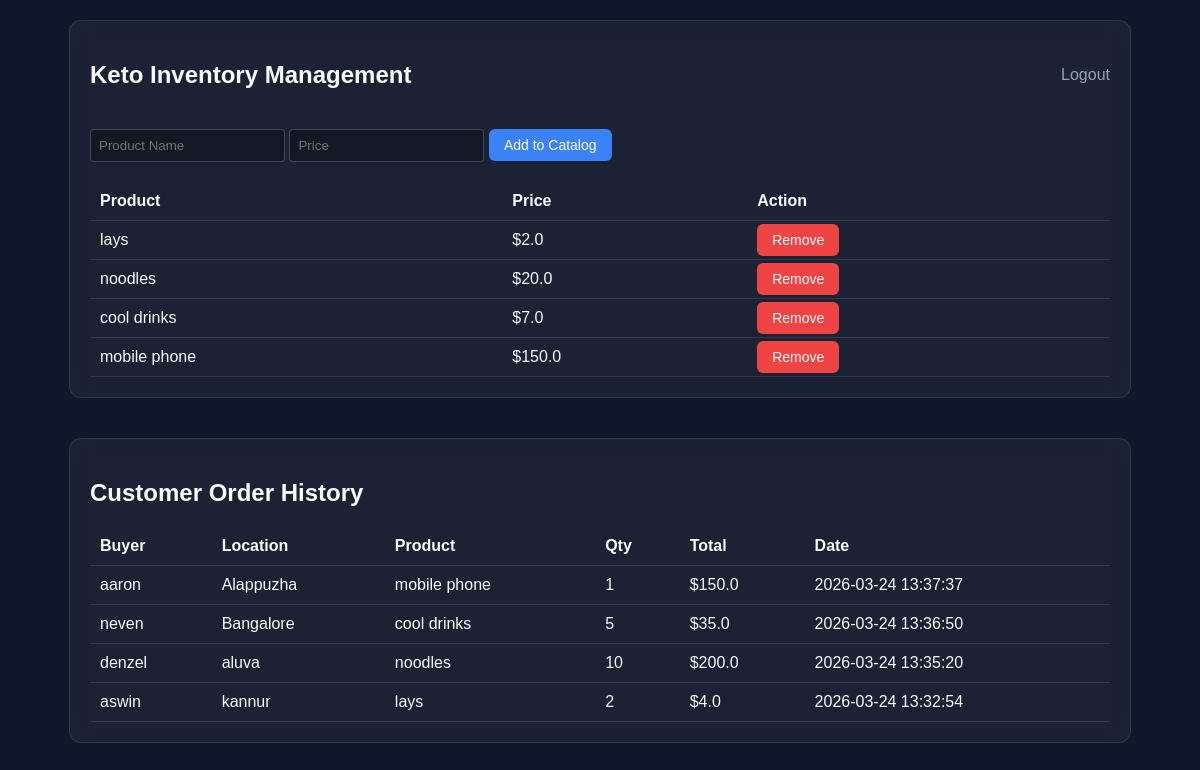
The page /admin (signed in) on the database its author committed.
### tables this page shows
CREATE TABLE products 
                        (id INTEGER PRIMARY KEY AUTOINCREMENT, 
                         name TEXT NOT NULL, 
                         price REAL NOT NULL, 
                         stock INTEGER DEFAULT 10);

CREATE TABLE orders 
                        (id INTEGER PRIMARY KEY AUTOINCREMENT, 
                         buyer_name TEXT, place TEXT, product_name TEXT, 
                         quantity INTEGER, total_price REAL, date TIMESTAMP DEFAULT CURRENT_TIMESTAMP);

### app.py (the view)
@app.route('/admin')
def admin():
    if session.get('role') != 'admin': return redirect('/login')
    conn = sqlite3.connect(DB_PATH)
    products = conn.execute("SELECT * FROM products").fetchall()
    orders = conn.execute("SELECT * FROM orders ORDER BY date DESC").fetchall()
    conn.close()
    return render_template('admin.html', products=products, orders=orders)

### templates/admin.html (shortened to what this page needs)
<!DOCTYPE html>
<html>
<head>
    <link rel="stylesheet" href="{{ url_for('static', filename='style.css') }}">
</head>
<body>
    <div class="glass-card">
        <div style="display: flex; justify-content: space-between; align-items: center;">
            <h2>Keto Inventory Management</h2>
            <a href="/logout" style="color: #94a3b8; text-decoration: none;">Logout</a>
        </div>
        <form action="/add_product" method="POST" style="margin-top: 20px;">
            <input type="text" name="name" placeholder="Product Name" required>
            <input type="number" name="price" placeholder="Price" step="0.01" required>
            <button type="submit" class="btn">Add to Catalog</button>
        </form>
        <table>
            <thead>
                <tr><th>Product</th><th>Price</th><th>Action</th></tr>
            </thead>
            <tbody>
                {% for p in products %}
                <tr>
                    <td>{{ p[1] }}</td>
                    <td>${{ p[2] }}</td>
                    <td><a href="/delete/{{ p[0] }}" class="btn btn-red">Remove</a></td>
                </tr>
                {% endfor %}
            </tbody>
        </table>
    </div>
    <div class="glass-card">
        <h2>Customer Order History</h2>
        <table>
            <thead>
                <tr><th>Buyer</th><th>Location</th><th>Product</th><th>Qty</th><th>Total</th><th>Date</th></tr>
            </thead>
            <tbody>
                {% for o in orders %}
                <tr>
                    <td>{{ o[1] }}</td>
                    <td>{{ o[2] }}</td>
                    <td>{{ o[3] }}</td>
                    <td>{{ o[4] }}</td>
                    <td>${{ o[5] }}</td>
                    <td>{{ o[6] }}</td>
                </tr>
                {% endfor %}
            </tbody>
        </table>
    </div>
</body>
</html>

### static/style.css (style rules this page uses)
body { background: #0f172a; color: #f8fafc; font-family: sans-serif; display: flex; flex-direction: column; align-items: center; margin: 0; }
.glass-card { background: rgba(255, 255, 255, 0.05); backdrop-filter: blur(10px); border: 1px solid rgba(255, 255, 255, 0.1); border-radius: 12px; padding: 20px; width: 85%; margin: 20px 0; }
table { width: 100%; border-collapse: collapse; margin-top: 15px; }
th, td { padding: 10px; border-bottom: 1px solid rgba(255,255,255,0.1); text-align: left; }
.btn { background: #3b82f6; color: white; padding: 8px 15px; border: none; border-radius: 6px; cursor: pointer; text-decoration: none; font-size: 14px; }
.btn-red { background: #ef4444; }
input { background: rgba(0,0,0,0.3); border: 1px solid rgba(255,255,255,0.2); color: white; padding: 8px; border-radius: 4px; margin-bottom: 5px; }

### rows shown on the page
products: name "lays", price "2.0"
products: name "noodles", price "20.0"
products: name "cool drinks", price "7.0"
products: name "mobile phone", price "150.0"
orders: buyer_name "aaron", place "Alappuzha", product_name "mobile phone", quantity "1", total_price "150.0", date "2026-03-24 13:37:37"
orders: buyer_name "neven", place "Bangalore", product_name "cool drinks", quantity "5", total_price "35.0", date "2026-03-24 13:36:50"
orders: buyer_name "denzel", place "aluva", product_name "noodles", quantity "10", total_price "200.0", date "2026-03-24 13:35:20"
orders: buyer_name "aswin", place "kannur", product_name "lays", quantity "2", total_price "4.0", date "2026-03-24 13:32:54"
